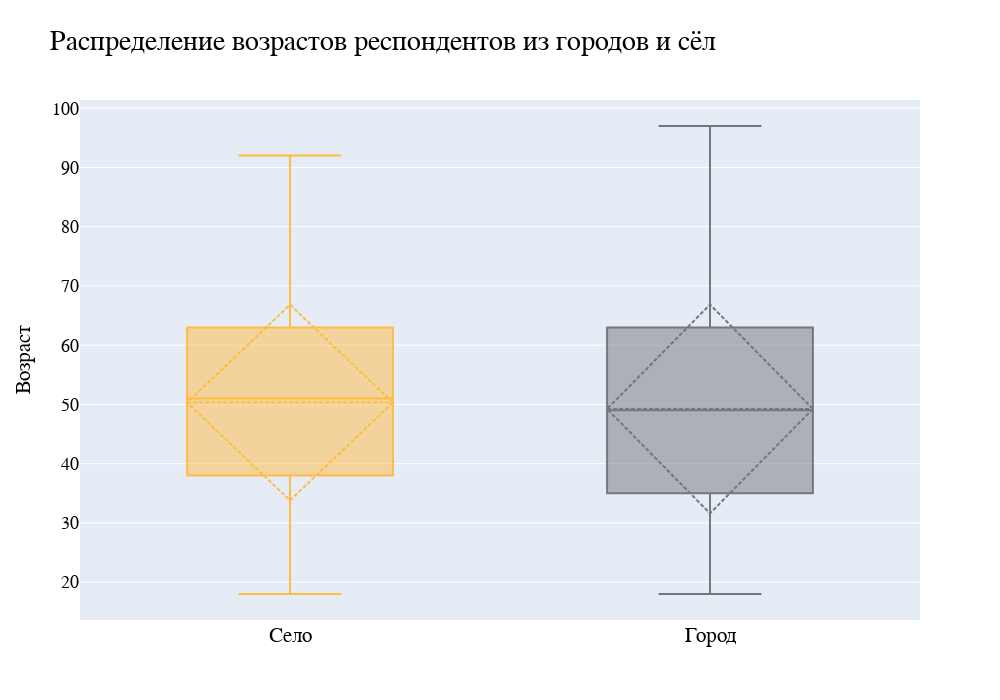

The cell this chart's notebook holds for it:
### Code cell
# BOXPLOT
fig = go.Figure()

fig = fig.add_trace(go.Box(y = age2place["Age"][age2place["Type of residence"] == "Село"],
                           boxmean='sd', marker_color = "#FFBB44", name = "Село"))
fig = fig.add_trace(go.Box(y = age2place["Age"][age2place["Type of residence"] == "Город"],
                           boxmean='sd', marker_color = "#74777B", name = "Город"))

fig.update_yaxes(title = "Возраст", title_font = dict(size = 21, family = 'Arial', color = 'black'))

fig.update_layout(title = "Распределение возрастов респондентов из городов и сёл",
                  font_family = "Arial",
                  font_color = "black",
                  title_font_size = 28)

fig.update_layout(showlegend = False)
fig.update_layout(height = 700, width = 1000, xaxis = dict(tickfont = dict(size = 21)), yaxis = dict(tickfont = dict(size = 18)))

fig.show()

### Figure 1 — Plotly figure (JSON) as saved in the notebook; plotly's stock layout.template omitted (floating-point values rounded to 4 significant figures; data arrays with more than 128 entries replaced by an {"elided": "..."} marker saying what was removed)
{"data": [{"boxmean": "sd", "marker": {"color": "#FFBB44"}, "name": "Село", "type": "box", "y": {"elided": "3222 int values"}}, {"boxmean": "sd", "marker": {"color": "#74777B"}, "name": "Город", "type": "box", "y": {"elided": "8940 int values"}}], "layout": {"font": {"color": "black", "family": "Arial"}, "height": 700, "showlegend": false, "title": {"font": {"size": 28}, "text": "Распределение возрастов респондентов из городов и сёл"}, "width": 1000, "xaxis": {"tickfont": {"size": 21}}, "yaxis": {"tickfont": {"size": 18}, "title": {"font": {"color": "black", "family": "Arial", "size": 21}, "text": "Возраст"}}}}
